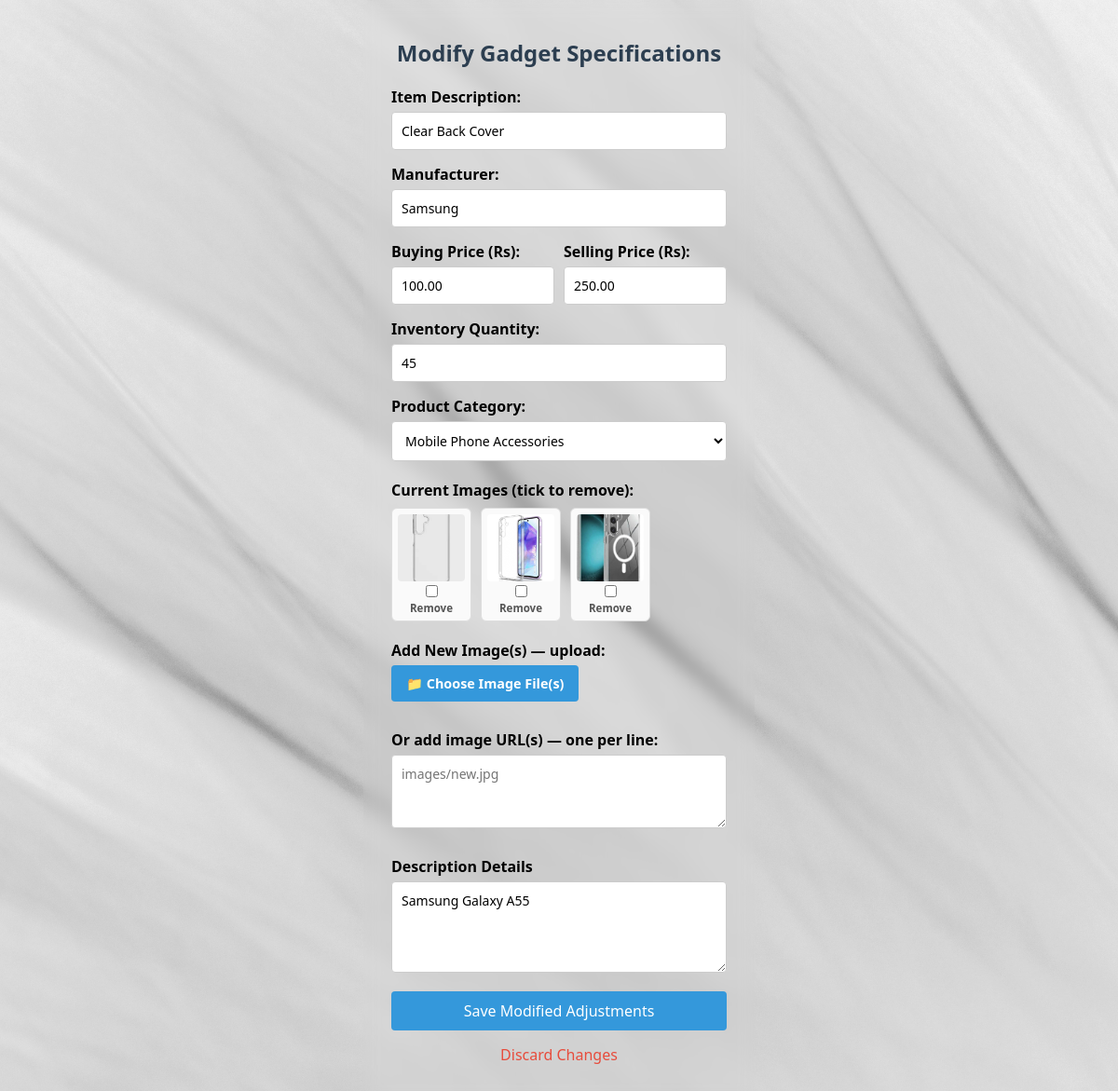
Screenshot of /update.php?id=4 (signed in) with the database file from the repository.
### tables this page shows
CREATE TABLE `gadgets` (
  `id` int(11) NOT NULL,
  `name` varchar(100) NOT NULL,
  `brand` varchar(50) NOT NULL,
  `buying_price` decimal(12,2) NOT NULL DEFAULT 0.00,
  `selling_price` decimal(12,2) NOT NULL,
  `description` text DEFAULT NULL,
  `created_at` timestamp NOT NULL DEFAULT current_timestamp(),
  `quantity` int(11) NOT NULL DEFAULT 0,
  `category` varchar(50) NOT NULL DEFAULT 'Other',
  `image_url` varchar(255) DEFAULT 'https://unsplash.com'
);

### image_upload.php (called while the page is built, shortened)
<?php
function parse_stored_images(string $raw): array {
    $out = [];
    foreach (explode(',', $raw) as $url) {
        $url = trim($url);
        if ($url !== '') $out[] = $url;
    }
    return $out;
}

### update.php (the view, shortened to what this page needs)
<?php
require_once 'config/db.php';
require_once 'image_upload.php';
$id = (int)$_GET['id'];
$stmt = $conn->prepare("SELECT * FROM gadgets WHERE id = :id");
$stmt->execute([':id' => $id]);
$gadget = $stmt->fetch(PDO::FETCH_ASSOC);
try {
    $cat_stmt = $conn->prepare("SELECT DISTINCT category FROM gadgets ORDER BY category ASC");
    $cat_stmt->execute();
    $existing_categories = $cat_stmt->fetchAll(PDO::FETCH_COLUMN);
} catch(PDOException $e) {
    $existing_categories = ['Smartphones', 'Audio', 'Wearables', 'Accessories'];
}
$existing_images = parse_stored_images($gadget['image_url'] ?? '');
?>
<!DOCTYPE html>
<html lang="en">
<head>
    <link rel="stylesheet" href="css/style.css">
</head>
<body>
    <div class="auth-container">
        <h2>Modify Gadget Specifications</h2>
        <form action="update.php?id=<?php echo $id; ?>" method="POST" enctype="multipart/form-data">
            <div class="form-group">
                <label>Item Description:</label>
                <input type="text" name="name" value="<?php echo htmlspecialchars($gadget['name']); ?>" required>
            </div>
            <div class="form-group">
                <label>Manufacturer:</label>
                <input type="text" name="brand" value="<?php echo htmlspecialchars($gadget['brand']); ?>" required>
            </div>
            <div style="display: flex; gap: 10px;">
                <div class="form-group" style="flex: 1;">
                    <label>Buying Price (Rs):</label>
                    <input type="number" step="0.01" name="buying_price" value="<?php echo htmlspecialchars($gadget['buying_price']); ?>" required>
                </div>
                <div class="form-group" style="flex: 1;">
                    <label>Selling Price (Rs):</label>
                    <input type="number" step="0.01" name="selling_price" value="<?php echo htmlspecialchars($gadget['selling_price']); ?>" required>
                </div>
            </div>
            <div class="form-group">
                <label>Inventory Quantity:</label>
                <input type="number" name="quantity" min="0" value="<?php echo htmlspecialchars($gadget['quantity']); ?>" required>
            </div>
            <div class="form-group">
                <label>Product Category:</label>
                <select name="category_select" id="category_select" onchange="toggleNewCategoryField(this.value)" required>
                    <?php foreach ($existing_categories as $cat): ?>
                        <option value="<?php echo htmlspecialchars($cat); ?>" <?php echo ($gadget['category'] === $cat) ? 'selected' : ''; ?>><?php echo htmlspecialchars($cat); ?></option>
                    <?php endforeach; ?>
                </select>
            </div>
            <?php if (!empty($existing_images)): ?>
                <div class="form-group">
                    <label>Current Images (tick to remove):</label>
                    <div class="existing-grid">
                        <?php foreach ($existing_images as $img): ?>
                            <label class="existing-thumb">
                                <img src="<?php echo htmlspecialchars($img); ?>" onerror="this.style.opacity=0.2;">
                                <input type="checkbox" name="remove_images[]" value="<?php echo htmlspecialchars($img); ?>">
                                Remove
                            </label>
                        <?php endforeach; ?>
                    </div>
                </div>
            <?php endif; ?>
            <div class="form-group">
                <label>Add New Image(s) — upload:</label>
                <label for="image_files" class="upload-btn">📁 Choose Image File(s)</label>
            </div>
            <div class="form-group">
                <label>Or add image URL(s) — one per line:</label>
                <textarea name="image_urls" id="image_urls" rows="3" placeholder="images/new.jpg"></textarea>
            </div>
            <div class="form-group">
                <label>Description Details</label>
                <textarea name="description" rows="4"><?php echo htmlspecialchars($gadget['description']); ?></textarea>
            </div>
            <button type="submit" class="btn">Save Modified Adjustments</button>
        </form>
        <p style="text-align: center; margin-top: 15px;"><a href="dashboard.php" style="text-decoration: none; color: #e74c3c;">Discard Changes</a></p>
    </div>
</body>
</html>

### css/style.css (style rules this page uses)
* { box-sizing: border-box; margin: 0; padding: 0; font-family: 'Segoe UI', Tahoma, Geneva, Verdana, sans-serif; }
body { background-image: url('../images/background.jpg'); background-size: cover; background-position: center; background-repeat: no-repeat; background-attachment: fixed; margin: 0; padding: 0; font-family: 'Segoe UI', Tahoma, Geneva, Verdana, sans-serif; display: flex; justify-content: center; align-items: center; min-height: 100vh; }
.auth-container { background: rgba(255, 255, 255, 0.5); backdrop-filter: blur(8px); -webkit-backdrop-filter: blur(8px); padding: 40px 30px; border-radius: 12px; box-shadow: 0 8px 32px rgba(0, 0, 0, 0.15); width: 100%; max-width: 420px; box-sizing: border-box; }
h2 { margin-bottom: 20px; color: #2c3e50; text-align: center; }
.form-group { margin-bottom: 15px; }
label { display: block; margin-bottom: 5px; font-weight: 600; }
input[type="text"], input[type="email"], input[type="password"], input[type="number"], textarea { width: 100%; padding: 10px; border: 1px solid #ccc; border-radius: 4px; font-size: 14px; }
.btn { display: inline-block; background: #3498db; color: #fff; padding: 10px 15px; border: none; border-radius: 4px; cursor: pointer; width: 100%; font-size: 16px; transition: background 0.3s; }
html, body { background-color: #eaeced !important; background-image: url('../images/background-texture.jpg') !important; background-size: cover !important; background-position: center !important; background-repeat: no-repeat !important; background-attachment: fixed !important; margin: 0; padding: 0; min-height: 100vh; }
.crud-container, .admin-container, .orders-container, .auth-container { background: transparent !important; box-shadow: none !important; }
h2, h3 { color: #2c3e50 !important; text-shadow: none !important; }

### update.php (style rules this page uses)
body { background-image: url('images/background-texture.jpg') !important; background-size: cover !important; background-position: center !important; background-repeat: no-repeat !important; background-attachment: fixed !important; }
.crud-container, .admin-container, .orders-container, .auth-container { background: transparent !important; }
h2, h3, p { color: #2c3e50 !important; text-shadow: none !important; }
select { width: 100%; padding: 10px; border: 1px solid #ccc; border-radius: 4px; font-size: 14px; background-color: #fff; margin-bottom: 5px; }
textarea { width: 100%; padding: 10px; border: 1px solid #ccc; border-radius: 4px; font-size: 14px; box-sizing: border-box; resize: vertical; font-family: inherit; }
.upload-btn { display: inline-flex; align-items: center; gap: 8px; background: #3498db; color: #fff; padding: 10px 16px; border-radius: 4px; cursor: pointer; font-weight: 600; font-size: 0.9rem; }
.existing-grid { display: flex; flex-wrap: wrap; gap: 10px; margin-top: 8px; }
.existing-thumb { display: flex; flex-direction: column; align-items: center; gap: 4px; padding: 6px; border: 1px solid #ddd; border-radius: 6px; background: #fafafa; font-size: 0.72rem; color: #555; }
.existing-thumb img { width: 72px; height: 72px; object-fit: cover; border-radius: 4px; background: #fff; }

### rows the page displays
gadgets: name "Clear Back Cover", brand "Samsung", buying_price "100.00", selling_price "250.00", quantity "45", category_select "Mobile Phone Accessories", image_url (picture), description "Samsung Galaxy A55"
